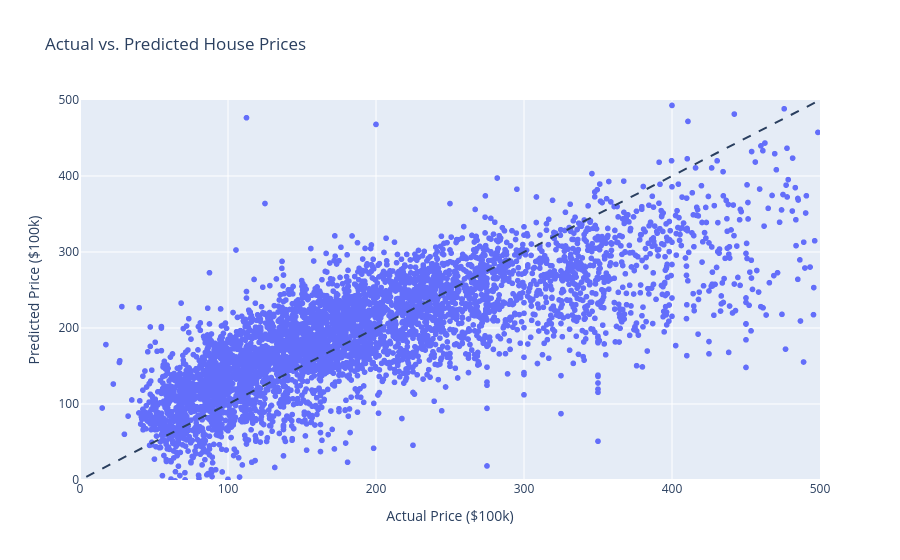

Source (notebook cell):
### Code cell
results = pd.DataFrame({
    "Actual": y_test,
    "Predicted": y_pred,
})

fig = px.scatter(
    results,
    x="Actual",
    y="Predicted",
    title="Actual vs. Predicted House Prices",
    labels={
        "Actual": "Actual Price ($100k)",
        "Predicted": "Predicted Price ($100k)"
    },
)

# perfect prediction line
min_val = min(results["Actual"].min(), results["Predicted"].min())
max_val = max(results["Actual"].max(), results["Predicted"].max())

fig.add_shape(
    type="line",
    x0=min_val,
    y0=min_val,
    x1=max_val,
    y1=max_val,
    line=dict(dash="dash")
)

fig.update_layout(
    xaxis=dict(
        range=[0, 500],
        type="linear",
    ),
    yaxis=dict(
        range=[0, 500],
        type="linear",
    ),
)

fig.show()

### Figure 1 — Plotly figure (JSON) as saved in the notebook; plotly's stock layout.template omitted (floating-point values rounded to 4 significant figures; data arrays with more than 128 entries replaced by an {"elided": "..."} marker saying what was removed)
{"data": [{"hovertemplate": "Actual Price ($100k)=%{x}<br>Predicted Price ($100k)=%{y}<extra></extra>", "legendgroup": "", "marker": {"color": "#636efa", "symbol": "circle"}, "mode": "markers", "name": "", "showlegend": false, "type": "scattergl", "x": {"elided": "4912 float values"}, "xaxis": "x", "y": {"elided": "4912 float values"}, "yaxis": "y"}], "layout": {"legend": {"tracegroupgap": 0}, "shapes": [{"line": {"dash": "dash"}, "type": "line", "x0": -114.8, "x1": 695.5, "y0": -114.8, "y1": 695.5}], "title": {"text": "Actual vs. Predicted House Prices"}, "xaxis": {"anchor": "y", "domain": [0, 1], "range": [0, 500], "title": {"text": "Actual Price ($100k)"}, "type": "linear"}, "yaxis": {"anchor": "x", "domain": [0, 1], "range": [0, 500], "title": {"text": "Predicted Price ($100k)"}, "type": "linear"}}}
